Frame 1 (no input): blank canvas, image omitted
Frame 60 (no input): blank canvas, image omitted
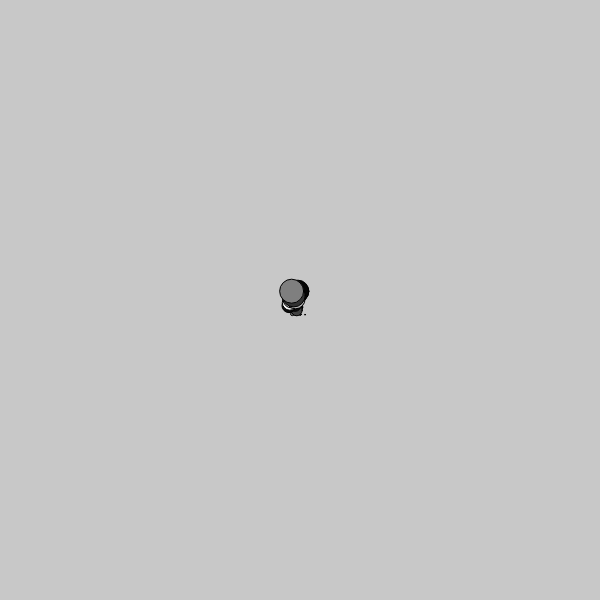
Frame 120 (the mouse pressed at the canvas centre since frame 60)

The p5.js sketch whose frames 1 and 60 were blank and that drew this single picture after the mouse press (run headless with seeded random() and noise() and a simulated clock; from frame 60 on, the mouse is pressed at the canvas centre):

// p5.js sketch
// ── sketch.js
var  particles = []

function setup() {
  createCanvas(600, 600);
  
}

function draw() {
  background(200);
  for(var i = 0; i<particles.length; i++) {
    particles[i].update();
    particles[i].show();
  }
  // line(frameCount, 0, frameCount, height);
}

function mousePressed() {
  var particle = new Particle(mouseX, mouseY);
  particles.push(particle);
}
// ── particle.js
function Particle(x, y) {
  this.x = x;
  this.y = y;
  this.history = [];
  
  this.update = function() {
    this.x += random(-5, 5);
    this.y += random(-5, 5);

    var v = createVector(this.x, this.y)
    this.history.push(v);
    if (this.history.length > 25) {
      this.history.splice(0, 1);
    }
  }
  
  this.show = function() {
    stroke(0);
    fill(255);
    ellipse(this.x, this.y, 20, 20);
    
    for(var i = 0; i < this.history.length; i++) 
    {
      var pos = this.history[i];
      fill(random(255));
      ellipse(pos.x, pos.y, i, i);
    }
  }
}
